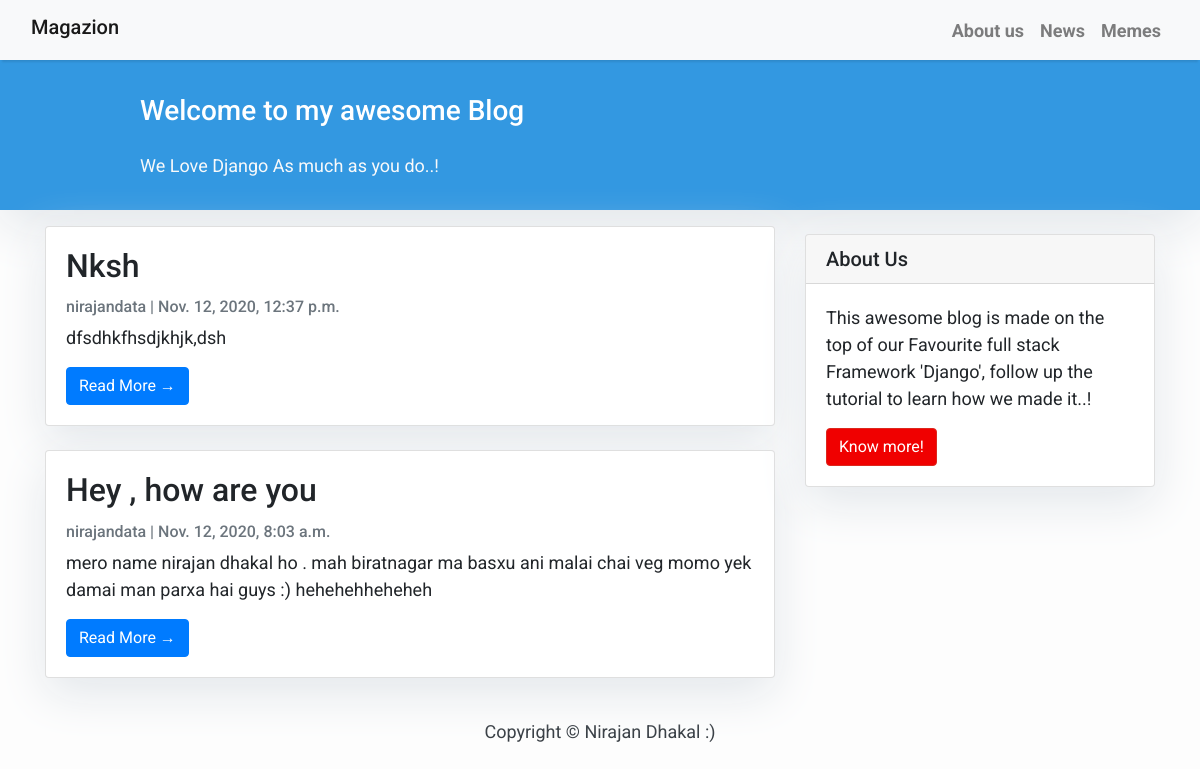
The page / on the database its author committed.
### blog/models.py (models this page shows, shortened)
class Post(models.Model):
	title=models.CharField(max_length=600,unique=True)
	slug=models.SlugField(max_length=200,unique=True)
	author=models.ForeignKey(User,on_delete=models.CASCADE, related_name="Nirey")
	updated_on =models.DateTimeField(auto_now=True)
	content=models.TextField()
	created_on=models.DateTimeField(auto_now_add=True)
	status=models.IntegerField(choices=STATUS,default=0)
	class Meta:
		ordering=['-created_on']

### blog/views.py (the view)
# urls.py: path('',views.PostList.as_view(),name='home'),
class PostList(generic.ListView):
	queryset=Post.objects.filter(status=1).order_by('-created_on')
	template_name="index.html"
	paginate_by=3

### templates/index.html (shortened to what this page needs)
{% extends "base.html" %}
{% block content %}
<header class="masthead">
    <div class="container">
        <div class="row">
            <div class=" col-md-8 col-md-10 mx-auto">
                <div class="site-heading">
                    <h3 class=" site-heading my-4 mt-3 text-white"> Welcome to my awesome Blog </h3>
                    <p class="text-light">We Love Django As much as you do..! &nbsp
                    </p>
                </div>
            </div>
        </div>
    </div>
</header>
<div class="container">
    <div class="row">
        <div class="col-md-8 mt-3 left">
            {% for post in post_list %}
            <div class="card mb-4">
                <div class="card-body">
                    <h2 class="card-title">{{ post.title }}</h2>
                    <p class="card-text text-muted h6">{{ post.author }} | {{ post.created_on}} </p>
                    <p class="card-text">{{post.content|slice:":200" }}</p>
                    <a href="{% url 'post_details' post.slug  %}" class="btn btn-primary">Read More &rarr;</a>
                </div>
            </div>
            {% endfor %}
        </div>
        {% block sidebar %} {% include 'sidebar.html' %} {% endblock sidebar %}
    </div>
</div>
{%endblock%}

### templates/base.html (shortened to what this page needs)
<!DOCTYPE html>
<html>
    <head>
        <link rel="stylesheet" href="https://maxcdn.bootstrapcdn.com/bootstrap/4.0.0/css/bootstrap.min.css"
 />
    </head>
    <body>
        <nav class="navbar navbar-expand-lg navbar-light bg-light shadow" id="mainNav">
            <div class="container-fluid">
                <h3><a class="navbar-brand" href="{% url 'home' %}">Magazion</a></h3>
                <div class="collapse navbar-collapse" id="navbarResponsive">
                    <ul class="navbar-nav ml-auto">
                        <li class="nav-item text-black">
                            <a class="nav-link text-black font-weight-bold" href="#">About us</a>
                        </li>
                        <li class="nav-item text-black">
                            <a class="nav-link text-black font-weight-bold" href="#">News</a>
                        </li>
                        <li class="nav-item text-black">
                            <a class="nav-link text-black font-weight-bold" href="#">Memes</a>
                        </li>
                    </ul>
                </div>
            </div>
        </nav>
        {% block content %}{% endblock content %}
        <footer class="py-3 bg-grey">
            <p class="m-0 text-dark text-center ">Copyright &copy;
            Nirajan Dhakal :) </p>
        </footer>
    </body>
</html>

### templates/sidebar.html (shortened to what this page needs)
{% block sidebar %}
<div class="col-md-4 float-right ">
<div class="card my-4">
        <h5 class="card-header">About Us</h5>
    <div class="card-body">
        <p class="card-text"> This awesome blog is made on the top of our Favourite full stack Framework 'Django', follow up the tutorial to learn how we made it..!</p>
        <a href="https://djangocentral.com/building-a-blog-application-with-django"
           class="btn btn-danger">Know more!</a>
    </div>
</div>
</div>
{% endblock sidebar %}

### templates/base.html (style rules this page uses)
body { font-family: "Roboto", sans-serif; font-size: 17px; background-color: #fdfdfd; }
.shadow { box-shadow: 0 4px 2px -2px rgba(0, 0, 0, 0.1); }
.btn-danger { color: #fff; background-color: #f00000; border-color: #dc281e; }
.masthead { background: #3398E1; height: auto; padding-bottom: 15px; box-shadow: 0 16px 48px #E3E7EB; padding-top: 10px; }

### templates/index.html (style rules this page uses)
body { font-family: "Roboto", sans-serif; font-size: 18px; background-color: #fdfdfd; }
.card { box-shadow: 0 16px 48px #E3E7EB; }

### templates/sidebar.html (style rules this page uses)
.card { box-shadow: 0 16px 48px #E3E7EB; }

### rows shown on the page
Post: title "Nksh", author "nirajandata", created_on "Nov. 12, 2020, 12:37 p.m.", content "dfsdhkfhsdjkhjk,dsh"
Post: title "Hey , how are you", author "nirajandata", created_on "Nov. 12, 2020, 8:03 a.m.", content "mero name nirajan dhakal ho . mah biratnagar ma basxu ani malai chai veg momo yek damai man parxa hai guys :) hehehehheheheh"
